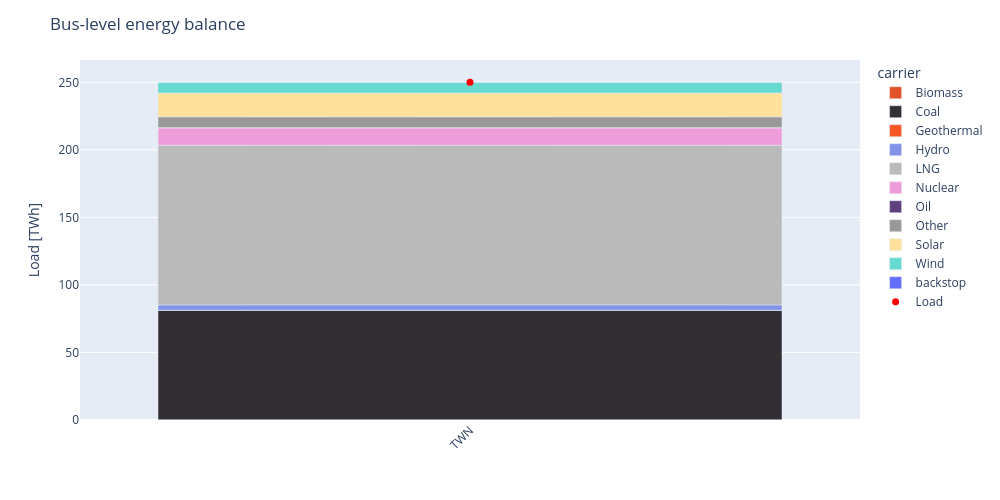

The notebook cell this image was saved under:
### Code cell
# --- CHECKING ENERGY BALANCE --- #
fig = tz_pypsa.plotting.energy_balance(n, period='2024')
fig.update_layout(width=1000,height=500)
fig.show()

### Figure 1 — Plotly figure (JSON) as saved in the notebook; plotly's stock layout.template omitted (floating-point values rounded to 4 significant figures)
{"data": [{"hovertemplate": "carrier=Biomass<br>bus=%{x}<br>value=%{y}<extra></extra>", "legendgroup": "Biomass", "marker": {"color": "#e25329", "pattern": {"shape": ""}}, "name": "Biomass", "orientation": "v", "showlegend": true, "textposition": "auto", "type": "bar", "x": ["TWN"], "xaxis": "x", "y": [0.1913], "yaxis": "y"}, {"hovertemplate": "carrier=Coal<br>bus=%{x}<br>value=%{y}<extra></extra>", "legendgroup": "Coal", "marker": {"color": "#322f34", "pattern": {"shape": ""}}, "name": "Coal", "orientation": "v", "showlegend": true, "textposition": "auto", "type": "bar", "x": ["TWN"], "xaxis": "x", "y": [81.09], "yaxis": "y"}, {"hovertemplate": "carrier=Geothermal<br>bus=%{x}<br>value=%{y}<extra></extra>", "legendgroup": "Geothermal", "marker": {"color": "#f75726", "pattern": {"shape": ""}}, "name": "Geothermal", "orientation": "v", "showlegend": true, "textposition": "auto", "type": "bar", "x": ["TWN"], "xaxis": "x", "y": [0.01939], "yaxis": "y"}, {"hovertemplate": "carrier=Hydro<br>bus=%{x}<br>value=%{y}<extra></extra>", "legendgroup": "Hydro", "marker": {"color": "#8292e8", "pattern": {"shape": ""}}, "name": "Hydro", "orientation": "v", "showlegend": true, "textposition": "auto", "type": "bar", "x": ["TWN"], "xaxis": "x", "y": [3.919], "yaxis": "y"}, {"hovertemplate": "carrier=LNG<br>bus=%{x}<br>value=%{y}<extra></extra>", "legendgroup": "LNG", "marker": {"color": "#bababa", "pattern": {"shape": ""}}, "name": "LNG", "orientation": "v", "showlegend": true, "textposition": "auto", "type": "bar", "x": ["TWN"], "xaxis": "x", "y": [118.2], "yaxis": "y"}, {"hovertemplate": "carrier=Nuclear<br>bus=%{x}<br>value=%{y}<extra></extra>", "legendgroup": "Nuclear", "marker": {"color": "#ee9dda", "pattern": {"shape": ""}}, "name": "Nuclear", "orientation": "v", "showlegend": true, "textposition": "auto", "type": "bar", "x": ["TWN"], "xaxis": "x", "y": [12.82], "yaxis": "y"}, {"hovertemplate": "carrier=Oil<br>bus=%{x}<br>value=%{y}<extra></extra>", "legendgroup": "Oil", "marker": {"color": "#5d407c", "pattern": {"shape": ""}}, "name": "Oil", "orientation": "v", "showlegend": true, "textposition": "auto", "type": "bar", "x": ["TWN"], "xaxis": "x", "y": [0.3738], "yaxis": "y"}, {"hovertemplate": "carrier=Other<br>bus=%{x}<br>value=%{y}<extra></extra>", "legendgroup": "Other", "marker": {"color": "#999999", "pattern": {"shape": ""}}, "name": "Other", "orientation": "v", "showlegend": true, "textposition": "auto", "type": "bar", "x": ["TWN"], "xaxis": "x", "y": [7.881], "yaxis": "y"}, {"hovertemplate": "carrier=Solar<br>bus=%{x}<br>value=%{y}<extra></extra>", "legendgroup": "Solar", "marker": {"color": "#ffe19b", "pattern": {"shape": ""}}, "name": "Solar", "orientation": "v", "showlegend": true, "textposition": "auto", "type": "bar", "x": ["TWN"], "xaxis": "x", "y": [17.65], "yaxis": "y"}, {"hovertemplate": "carrier=Wind<br>bus=%{x}<br>value=%{y}<extra></extra>", "legendgroup": "Wind", "marker": {"color": "#66dad0", "pattern": {"shape": ""}}, "name": "Wind", "orientation": "v", "showlegend": true, "textposition": "auto", "type": "bar", "x": ["TWN"], "xaxis": "x", "y": [7.892], "yaxis": "y"}, {"hovertemplate": "carrier=backstop<br>bus=%{x}<br>value=%{y}<extra></extra>", "legendgroup": "backstop", "marker": {"color": "#636efa", "pattern": {"shape": ""}}, "name": "backstop", "orientation": "v", "showlegend": true, "textposition": "auto", "type": "bar", "x": ["TWN"], "xaxis": "x", "y": [0.0], "yaxis": "y"}, {"marker": {"color": "red", "size": 7, "symbol": "circle"}, "mode": "markers", "name": "Load", "type": "scatter", "x": ["TWN"], "y": [250.0]}], "layout": {"barmode": "relative", "height": 500, "legend": {"title": {"text": "carrier"}, "tracegroupgap": 0}, "margin": {"t": 60}, "title": {"text": "Bus-level energy balance"}, "width": 1000, "xaxis": {"anchor": "y", "categoryarray": ["TWN"], "categoryorder": "array", "domain": [0, 1], "tickangle": -45, "title": {"text": ""}}, "yaxis": {"anchor": "x", "domain": [0, 1], "title": {"text": "Load [TWh]"}}}}
